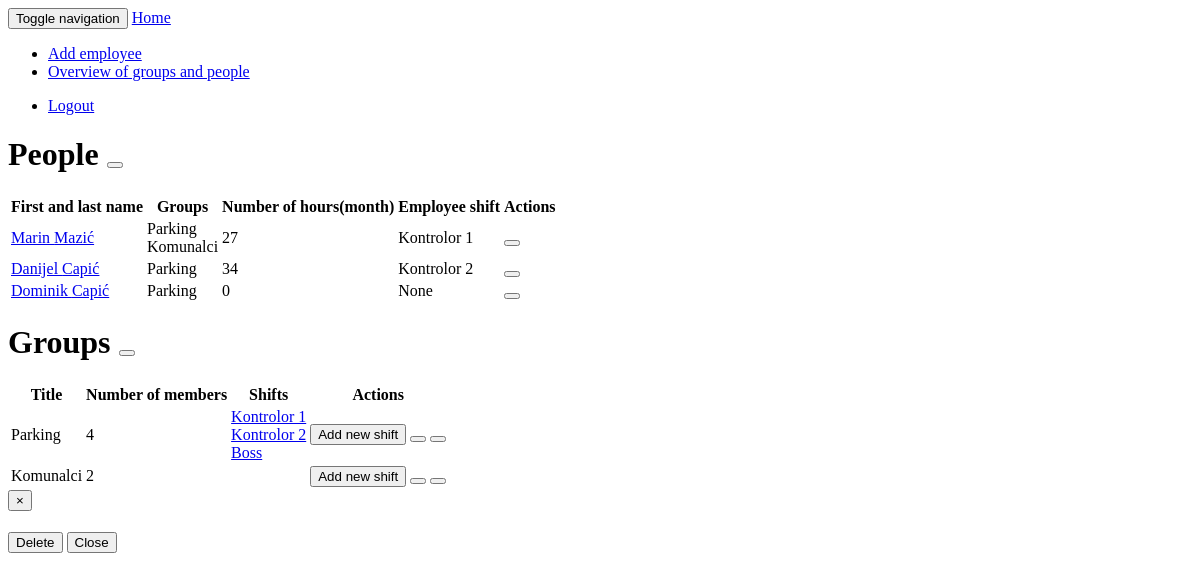
The page /schedule/overview/ (signed in) on the database as committed earlier.
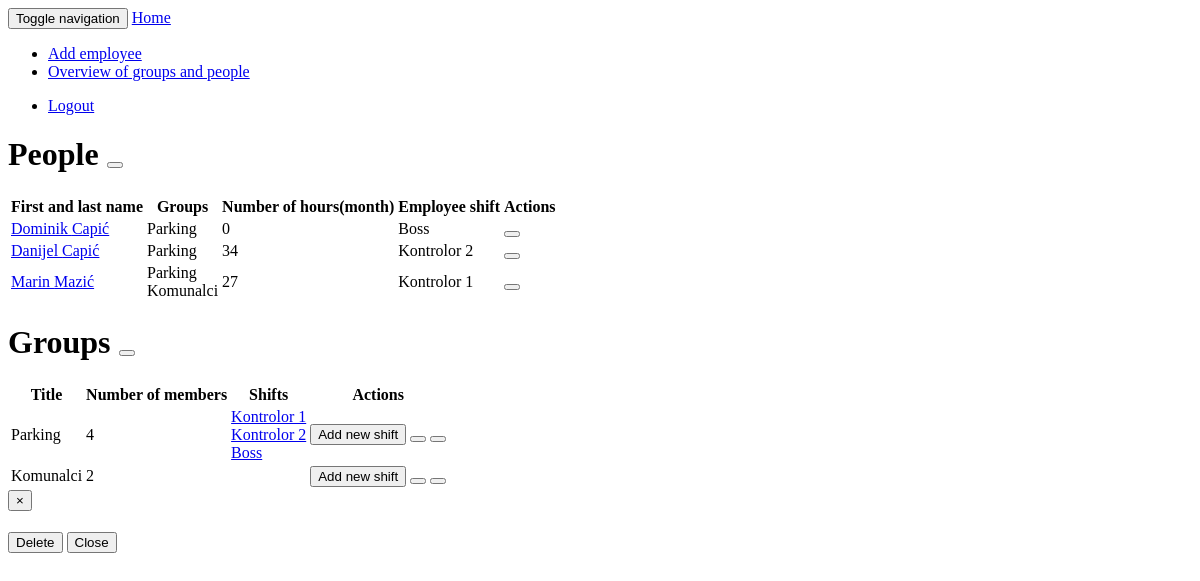
The same page on the database as committed later.
### schedule/models.py (models this page shows, shortened)
class User_profile(models.Model):
    GENDER_CHOICES = (
        ('M', _('Male')),
        ('F', _('Female')),
    )
    user = models.OneToOneField(User, on_delete=models.CASCADE)
    user_groups = models.ManyToManyField(Group)
    user_shift = models.ForeignKey(Week_shift, null=True)
    date_of_birth = models.DateField(null=True, blank=True)
    gender = models.CharField(max_length=1, choices=GENDER_CHOICES, null=True, blank=True)
    date_of_employment = models.DateField(null=True, blank=True)
    default_wage = models.DecimalField(decimal_places=2, max_digits=5, default=0, blank=True)
    def __init__(self, *args, **kwargs):
        super(User_profile, self).__init__(*args, **kwargs)
        if hasattr(self, 'user_shift'):
            self.old_shift = self.user_shift
    def get_current_working_hours(self):
        month_current = datetime.date.today()
        month_1st = month_current.replace(day=1)
        all_schedules = Schedule.objects.filter(date__range=[month_1st, month_current], user=self)
        time_sum = 0
        for schedule in all_schedules.all():
            if schedule.time_until and schedule.time_from:
                time_sum += schedule.time_until.hour - schedule.time_from.hour
        return time_sum

class Group(models.Model):
    group_name = models.CharField(max_length=30)
    supervisor = models.ForeignKey(User, related_name='+',)
    def __init__(self, *args, **kwargs):
        super(Group, self).__init__(*args, **kwargs)
        if hasattr(self, 'supervisor'):
            self.old_supervisor = self.supervisor
    def get_members(self):
        return self.user_profile_set.all()
    def __unicode__(self):
        return self.group_name

class Schedule(models.Model):
    schedule = models.ForeignKey(
        "self",
        related_name='+',
        verbose_name=_('Parent schedule'),
        null=True,
        blank=True
    )
    date = models.DateField()
    time_from = models.TimeField(null=True, blank=True)
    time_until = models.TimeField(null=True, blank=True)
    user = models.ForeignKey(User_profile)

class Week_shift(models.Model):
    name = models.CharField(max_length=30)
    monday = models.ForeignKey(Day_shift, null=True, blank=True, related_name='+')
    tuesday = models.ForeignKey(Day_shift, null=True, blank=True, related_name='+')
    wednesday = models.ForeignKey(Day_shift, null=True, blank=True, related_name='+')
    thursday = models.ForeignKey(Day_shift, null=True, blank=True, related_name='+')
    friday = models.ForeignKey(Day_shift, null=True, blank=True, related_name='+')
    saturday = models.ForeignKey(Day_shift, null=True, blank=True, related_name='+')
    sunday = models.ForeignKey(Day_shift, null=True, blank=True, related_name='+')
    week_group = models.ForeignKey(Group)
    def __unicode__(self):
        return self.name

### schedule/views.py (the view)
@login_required
def groups_and_people(request):
    if not request.user.is_staff or not request.user.is_superuser:
        HttpResponseForbidden('<h1>Permission denied</h1>')
    groups = User_profile.objects.get(user=request.user).user_groups
    employees = User_profile.objects.filter(
        user_groups__in=groups.all()).distinct().exclude(user=request.user)
    return render(request, "schedule/overview.html", {
        "groups": groups,
        "employees": employees,
    })

### schedule/templates/schedule/overview.html (shortened to what this page needs)
{% extends "schedule/base.html" %}
{% load sekizai_tags i18n %}
{% block "content" %}
  <h1>{% trans "People" %}
  <a href="{% url 'add_user_view' %}"><button class="btn btn-default transparent-bgcolor divider-left" title="{% trans 'Add user' %}"></button></a>
  </h1>
<table class="table table-striped">
  <thead>
    <tr>
      <th class="text-center">{% trans "First and last name" %}</th>
      <th class="text-center">{% trans "Groups" %}</th>
      <th class="text-center">{% trans "Number of hours(month)" %}</th>
      <th class="text-center">{% trans "Employee shift" %}</th>
      <th class="text-center">{% trans "Actions" %}</th>
    </tr>
  </thead>
  <tbody class="text-center">
    {% for employee in employees %}
      <tr>
        <td>
          <a href="{% url 'employee_view' employee_id=employee.id %}">{{ employee.user.first_name }} {{ employee.user.last_name }}</a>
        </td>
        <td>
          {% for group in employee.user_groups.all %}
            {{ group }}<br>
          {% endfor %}
        </td>
        <td>{{ employee.get_current_working_hours }}</td>
        <td>{{ employee.user_shift }}</td>
        <td>
        <a href="{% url 'edit_user_view' employee_id=employee.id %}"><button class="btn btn-default transparent-bgcolor divider-left" title="{% trans 'Edit user' %}"></button></a></td>
      </tr>
    {% endfor %}
 </tbody>
</table>
<h1>{% trans "Groups" %}
<a href="{% url 'add_group_view' %}"><button class="btn btn-default transparent-bgcolor divider-left" title="{% trans 'Add group' %}"></button></a>
</h1>
<table class="table table-striped">
  <thead>
    <tr>
      <th class="text-center">{% trans "Title" %}</th>
      <th class="text-center">{% trans "Number of members" %}</th>
      <th class="text-center">{% trans "Shifts" %}</th>
      <th class="text-center">{% trans "Actions" %}</th>
    </tr>
  </thead>
  <tbody class="text-center">
    {% for group in groups.all %}
      <tr>
        <td>{{ group }}</td>
        <td>{{ group.get_members.count }}</td>
        <td>
          {% for shift in group.week_shift_set.all %}
            <a href="{% url 'shift_view' shift_id=shift.id %}">{{ shift }}</a><br>
          {% endfor %}
        </td>
        <td>
          <a href="{% url 'add_shift_view' %}"><button class="btn btn-default transparent-bgcolor divider-left" title="{% trans 'Add new shift' %}">{% trans "Add new shift" %}</button></a>
          <a href="{% url 'edit_group_view' group_id=group.id %}"><button class="btn btn-default transparent-bgcolor divider-left" title="{% trans 'Edit group' %}"></button></a>
          <button data-toggle="modal" data-target="#delete_modal" onclick="DS.sendDeletionParameters('{{ group }}', '{% url 'delete_group_view' group_id=group.id %}', '{% trans 'Are you sure you want to delete this group?' %}');" class="btn btn-default transparent-bgcolor divider-left" title="{% trans 'Delete group' %}"></button>
        </td>
      </tr>
    {% endfor %}
 </tbody>
</table>
{% include "schedule/includes/delete_modal.html" %}
{% endblock "content" %}

### schedule/templates/schedule/base.html (shortened to what this page needs)
{% load sekizai_tags assets i18n %}
<!DOCTYPE html>
<head>
    {% assets "schedule_css" %}
        {% addtoblock "css" %}
            <link media="screen" rel="stylesheet" type="text/css" href="{{ ASSET_URL }}">
        {% endaddtoblock %}
    {% endassets %}
<nav class="navbar navbar-default">
  <div class="container-fluid">
    <div class="navbar-header">
      <button type="button" class="navbar-toggle collapsed" data-toggle="collapse" data-target="#bs-example-navbar-collapse-1">
        <span class="sr-only">Toggle navigation</span>
      </button>
      <a class="navbar-brand" href="{% url 'index' %}">{% trans "Home" %}</a>
    </div>
    <div class="collapse navbar-collapse" id="bs-example-navbar-collapse-1">
      <ul class="nav navbar-nav">
{% block "navigation" %}
      {% if request.user.is_active and request.user.is_staff %}
        <li><a href="{% url 'add_user_view' %}">{% trans "Add employee" %}</a></li>
        <li><a href="{% url 'groups_and_people_view' %}">{% trans "Overview of groups and people" %}</a></li>
      {% endif %}
{% endblock "navigation" %}
      </ul>
    <ul class="nav navbar-nav navbar-right">
      <li><a href="{% url 'logout' %}">{% trans "Logout" %}</a></li>
    </ul>
    </div>
  </div>
</nav>
</head>
<body>
<div class="container">
  {% block "content" %}{% endblock "content" %}
</div>
</body>
</html>

### schedule/templates/schedule/includes/delete_modal.html (shortened to what this page needs)
{% load i18n %}
<div class="modal fade" id="delete_modal" role="dialog">
  <div class="modal-dialog">
    <div class="modal-content">
      <div class="modal-header">
        <button type="button" class="close" data-dismiss="modal">&times;</button>
      </div>
      <div class="modal-footer">
        <button id="delete_submit" type="submit" class="btn btn-success" onclick="">{% trans "Delete" %}</button>
        <button type="button" class="btn btn-default" data-dismiss="modal">{% trans "Close" %}</button>
      </div>
    </div>
  </div>
</div>

Rows that differ between the two databases and show on the page:
changed User_profile "Dominik": user_shift "None" → "Boss"; moves up the list
changed User_profile "Danijel": moves down the list
